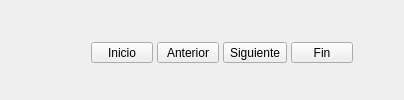
                   <widget class="QWidget" name="widget_33" native="true">
                    <layout class="QHBoxLayout" name="horizontalLayout_23">
                     <property name="spacing">
                      <number>4</number>
                     </property>
                     <property name="topMargin">
                      <number>5</number>
                     </property>
                     <property name="bottomMargin">
                      <number>0</number>
                     </property>
                     <item>
                      <spacer name="horizontalSpacer_2">
                       <property name="orientation">
                        <enum>Qt::Orientation::Horizontal</enum>
                       </property>
                       <property name="sizeType">
                        <enum>QSizePolicy::Policy::Expanding</enum>
                       </property>
                       <property name="sizeHint" stdset="0">
                        <size>
                         <width>80</width>
                         <height>20</height>
                        </size>
                       </property>
                      </spacer>
                     </item>
                     <item>
                      <widget class="QToolButton" name="btninicior">
                       <property name="minimumSize">
                        <size>
                         <width>62</width>
                         <height>0</height>
                        </size>
                       </property>
                       <property name="text">
                        <string>Inicio</string>
                       </property>
                       <property name="icon">
                        <iconset resource="../../recursos/recursos.qrc">
                         <normaloff>:/iconos/iconos/inicio.ico</normaloff>:/iconos/iconos/inicio.ico</iconset>
                       </property>
                       <property name="iconSize">
                        <size>
                         <width>40</width>
                         <height>40</height>
                        </size>
                       </property>
                       <property name="popupMode">
                        <enum>QToolButton::ToolButtonPopupMode::DelayedPopup</enum>
                       </property>
                       <property name="toolButtonStyle">
                        <enum>Qt::ToolButtonStyle::ToolButtonTextUnderIcon</enum>
                       </property>
                       <property name="arrowType">
                        <enum>Qt::ArrowType::NoArrow</enum>
                       </property>
                      </widget>
                     </item>
                     <item>
                      <widget class="QToolButton" name="btnant">
                       <property name="minimumSize">
                        <size>
                         <width>62</width>
                         <height>0</height>
                        </size>
                       </property>
                       <property name="text">
                        <string>Anterior</string>
                       </property>
                       <property name="icon">
                        <iconset resource="../../recursos/recursos.qrc">
                         <normaloff>:/iconos/iconos/anterior.ico</normaloff>:/iconos/iconos/anterior.ico</iconset>
                       </property>
                       <property name="iconSize">
                        <size>
                         <width>40</width>
                         <height>40</height>
                        </size>
                       </property>
                       <property name="toolButtonStyle">
                        <enum>Qt::ToolButtonStyle::ToolButtonTextUnderIcon</enum>
                       </property>
                      </widget>
                     </item>
                     <item>
                      <widget class="QToolButton" name="btnsig">
                       <property name="text">
                        <string>Siguiente</string>
                       </property>
                       <property name="icon">
                        <iconset resource="../../recursos/recursos.qrc">
                         <normaloff>:/iconos/iconos/siguiente.ico</normaloff>:/iconos/iconos/siguiente.ico</iconset>
                       </property>
                       <property name="iconSize">
                        <size>
                         <width>40</width>
                         <height>40</height>
                        </size>
                       </property>
                       <property name="toolButtonStyle">
                        <enum>Qt::ToolButtonStyle::ToolButtonTextUnderIcon</enum>
                       </property>
                      </widget>
                     </item>
                     <item>
                      <widget class="QToolButton" name="btnfin">
                       <property name="minimumSize">
                        <size>
                         <width>62</width>
                         <height>0</height>
                        </size>
                       </property>
                       <property name="text">
                        <string>Fin</string>
                       </property>
                       <property name="icon">
                        <iconset resource="../../recursos/recursos.qrc">
                         <normaloff>:/iconos/iconos/fin.ico</normaloff>:/iconos/iconos/fin.ico</iconset>
                       </property>
                       <property name="iconSize">
                        <size>
                         <width>40</width>
                         <height>40</height>
                        </size>
                       </property>
                       <property name="toolButtonStyle">
                        <enum>Qt::ToolButtonStyle::ToolButtonTextUnderIcon</enum>
                       </property>
                      </widget>
                     </item>
                     <item>
                      <spacer name="horizontalSpacer">
                       <property name="orientation">
                        <enum>Qt::Orientation::Horizontal</enum>
                       </property>
                       <property name="sizeHint" stdset="0">
                        <size>
                         <width>40</width>
                         <height>20</height>
                        </size>
                       </property>
                      </spacer>
                     </item>
                    </layout>
                   </widget>
